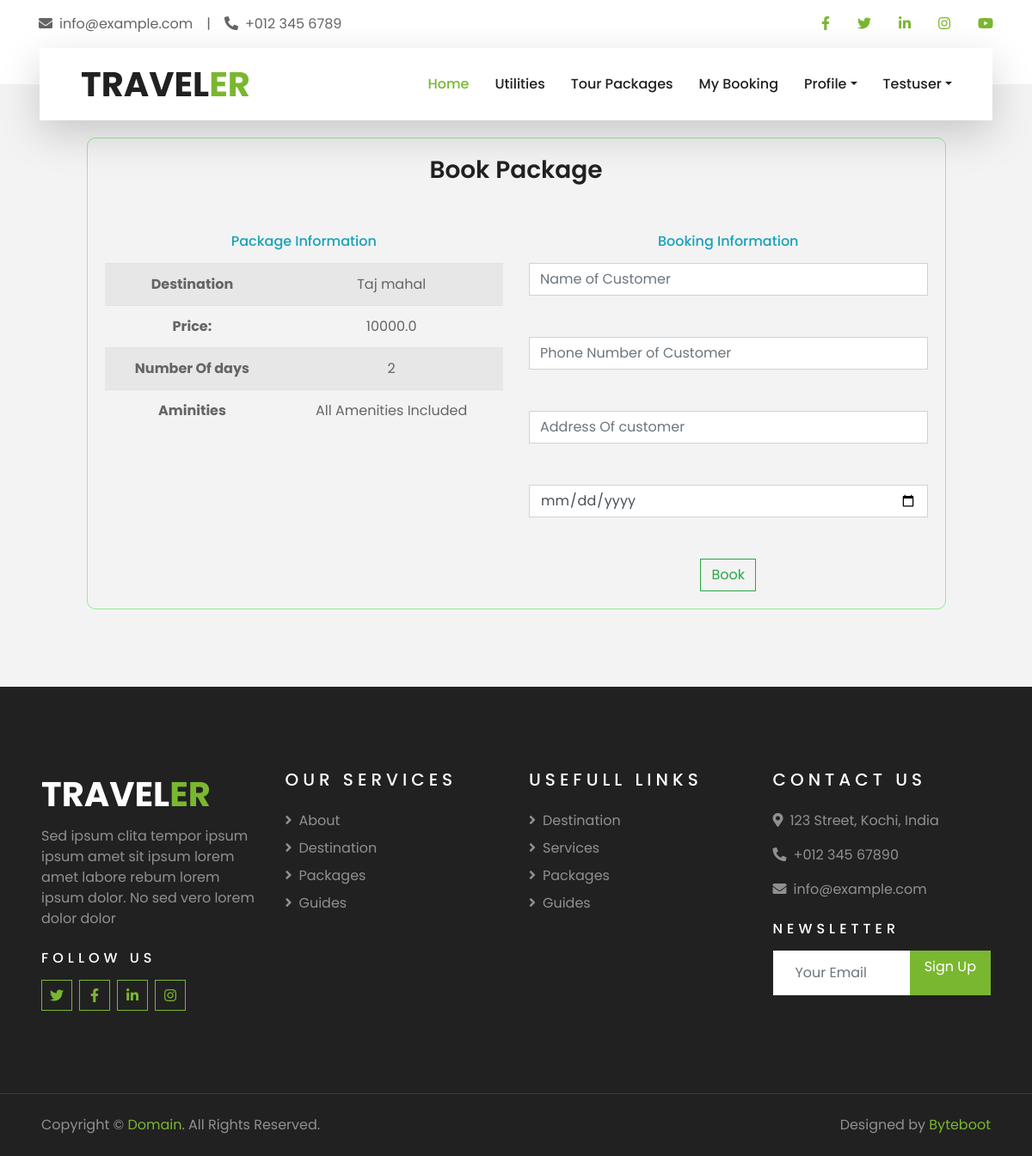
The app's page /destinations/BookPackage/2 (signed in) with its own data.
### Destinations/models.py (models this page shows)
class Packages(models.Model):
    destination = models.ForeignKey(Destination, on_delete = models.CASCADE)
    key_words = models.CharField(max_length=255)
    image = models.FileField(upload_to="package_image")
    number_of_days = models.IntegerField()
    number_of_nights = models.IntegerField()
    number_of_persons = models.IntegerField()
    amount = models.FloatField()
    description = models.CharField(max_length=1000)
    raings = models.IntegerField(null=True,blank=True)
    number_of_rators = models.IntegerField(null=True,blank=True)

class Destination(models.Model):
    destination_name = models.CharField(max_length=255)
    key_words = models.CharField(max_length=255)
    image = models.FileField(upload_to="destination_image")
    place = models.CharField(max_length=255)
    district = models.CharField(max_length=255)
    contry = models.ForeignKey(Contry, on_delete=models.CASCADE)
    date = models.DateField(auto_now_add=True)
    attractions = models.CharField(max_length=1000)
    address = models.TextField(max_length=1000)
    postel_code = models.IntegerField()
    def __str__(self):
        return self.destination_name

### Destinations/views.py (the view, shortened to what this page needs)
# urls.py: path("BookPackage/<int:pk>",views.BookPackage,name="BookPackage"),
@login_required(login_url="SignIn")
def BookPackage(request,pk):
    package = Packages.objects.get(id = pk)
    context = {
        "package":package
    }
    return render(request, "bookpackage.html",context)

### templates/bookpackage.html (shortened to what this page needs)
{% extends "index.html" %}
{% block content %}
<div class="container">
    <div class="content">
        <h3>Book Package</h3>
        <br><br>
        <div class="row">
            <div class="col-md-6">
                <h6 class="text-info mb-3">Package Information</h6>
                <table class="table table-striped border-0">
                    <tr>
                        <th>
                            Destination
                        </th>
                        <td>
                            {{package.destination}}
                        </td>
                    </tr>
                    <tr>
                        <th>Price:</th>
                        <td>{{package.amount}}</td>
                    </tr>
                    <tr>
                        <th>Number Of days</th>
                        <td>{{package.number_of_days}}</td>
                    </tr>
                    <tr>
                        <th>Aminities</th>
                        <td>{{package.description}}</td>
                    </tr>
                </table>
            </div>
            <div class="col-md-6">
                <h6 class="text-info mb-3">Booking Information</h6>
                <form method="post">
                    <input type="text" placeholder="Name of Customer" class="form-control" name="name" required><br><br>
                    <input type="text" placeholder="Phone Number of Customer" class="form-control" name="phone" required> <br><br>
                    <input type="text" placeholder="Address Of customer" class="form-control" name="address" required><br><br>
                    <input type="date"  class="form-control" name="date" required><br><br>
                    <button type="submit" class="btn btn-outline-success">Book</button>
                </form>
            </div>
        </div>
    </div>
</div>
{% endblock %}

### templates/index.html (shortened to what this page needs)
<!DOCTYPE html>
{% load static %}
<html lang="en">
<head>
    <link rel="stylesheet" href="https://cdn.jsdelivr.net/npm/bootstrap-icons@1.11.3/font/bootstrap-icons.min.css">
    <link href="https://cdnjs.cloudflare.com/ajax/libs/font-awesome/5.10.0/css/all.min.css" rel="stylesheet">
    <link href="{%static 'lib/owlcarousel/assets/owl.carousel.min.css' %}" rel="stylesheet">
    <link href="{%static 'lib/tempusdominus/css/tempusdominus-bootstrap-4.min.css' %}" rel="stylesheet" />
    <link href="{%static 'css/style.css' %}" rel="stylesheet">
</head>
<body>
    <div class="container-fluid bg-light pt-3 d-none d-lg-block">
        <div class="container">
            <div class="row">
                <div class="col-lg-6 text-center text-lg-left mb-2 mb-lg-0">
                    <div class="d-inline-flex align-items-center">
                        <p><i class="fa fa-envelope mr-2"></i>info@example.com</p>
                        <p class="text-body px-3">|</p>
                        <p><i class="fa fa-phone-alt mr-2"></i>+012 345 6789</p>
                    </div>
                </div>
                <div class="col-lg-6 text-center text-lg-right">
                    <div class="d-inline-flex align-items-center">
                        <a class="text-primary px-3" href="">
                            <i class="fab fa-facebook-f"></i>
                        </a>
                        <a class="text-primary px-3" href="">
                            <i class="fab fa-twitter"></i>
                        </a>
                        <a class="text-primary px-3" href="">
                            <i class="fab fa-linkedin-in"></i>
                        </a>
                        <a class="text-primary px-3" href="">
                            <i class="fab fa-instagram"></i>
                        </a>
                        <a class="text-primary pl-3" href="">
                            <i class="fab fa-youtube"></i>
                        </a>
                    </div>
                </div>
            </div>
        </div>
    </div>
    <div class="container-fluid position-relative nav-bar p-0">
        <div class="container-lg position-relative p-0 px-lg-3" style="z-index: 9;">
            <nav class="navbar navbar-expand-lg bg-light navbar-light shadow-lg py-3 py-lg-0 pl-3 pl-lg-5">
                <a href="" class="navbar-brand">
                    <h1 class="m-0 text-primary"><span class="text-dark">TRAVEL</span>ER</h1>
                </a>
                <div class="collapse navbar-collapse justify-content-between px-3" id="navbarCollapse">
                    <div class="navbar-nav ml-auto py-0">
                        <a href="{%url 'IndexOne'%}" class="nav-item nav-link active">Home</a>
                        <a href="{%url 'Index'%}" class="nav-item nav-link ">Utilities</a>
                        <a href="#package" class="nav-item nav-link">Tour Packages</a>
                        {% if request.user.is_authenticated %}
                        <a href="{%url 'Mybookings' %}" class="nav-item nav-link">My Booking</a>
                        <div class="nav-item dropdown">
                            <a href="#" class="nav-link dropdown-toggle" data-toggle="dropdown">Profile</a>
                        </div>
                        <div class="nav-item dropdown">
                            <a href="#" class="nav-link dropdown-toggle" data-toggle="dropdown">{{request.user.first_name}}</a>
                        </div>
                        {% endif %}
                    </div>
                </div>
            </nav>
        </div>
    </div>
    {% block content %}{% endblock %}
    <div class="container-fluid bg-dark text-white-50 py-5 px-sm-3 px-lg-5" style="margin-top: 90px;">
        <div class="row pt-5">
            <div class="col-lg-3 col-md-6 mb-5">
                <a href="" class="navbar-brand">
                    <h1 class="text-primary"><span class="text-white">TRAVEL</span>ER</h1>
                </a>
                <p>Sed ipsum clita tempor ipsum ipsum amet sit ipsum lorem amet labore rebum lorem ipsum dolor. No sed vero lorem dolor dolor</p>
                <h6 class="text-white text-uppercase mt-4 mb-3" style="letter-spacing: 5px;">Follow Us</h6>
                <div class="d-flex justify-content-start">
                    <a class="btn btn-outline-primary btn-square mr-2" href="#"><i class="fab fa-twitter"></i></a>
                    <a class="btn btn-outline-primary btn-square mr-2" href="#"><i class="fab fa-facebook-f"></i></a>
                    <a class="btn btn-outline-primary btn-square mr-2" href="#"><i class="fab fa-linkedin-in"></i></a>
                    <a class="btn btn-outline-primary btn-square" href="#"><i class="fab fa-instagram"></i></a>
                </div>
            </div>
            <div class="col-lg-3 col-md-6 mb-5">
                <h5 class="text-white text-uppercase mb-4" style="letter-spacing: 5px;">Our Services</h5>
                <div class="d-flex flex-column justify-content-start">
                    <a class="text-white-50 mb-2" href="#"><i class="fa fa-angle-right mr-2"></i>About</a>
                    <a class="text-white-50 mb-2" href="#desti"><i class="fa fa-angle-right mr-2"></i>Destination</a>
                    <a class="text-white-50 mb-2" href="#package"><i class="fa fa-angle-right mr-2"></i>Packages</a>
                    <a class="text-white-50 mb-2" href="#guides"><i class="fa fa-angle-right mr-2"></i>Guides</a>
                </div>
            </div>
            <div class="col-lg-3 col-md-6 mb-5">
                <h5 class="text-white text-uppercase mb-4" style="letter-spacing: 5px;">Usefull Links</h5>
                <div class="d-flex flex-column justify-content-start">
                    <a class="text-white-50 mb-2" href="#desti"><i class="fa fa-angle-right mr-2"></i>Destination</a>
                    <a class="text-white-50 mb-2" href="#"><i class="fa fa-angle-right mr-2"></i>Services</a>
                    <a class="text-white-50 mb-2" href="#"><i class="fa fa-angle-right mr-2"></i>Packages</a>
                    <a class="text-white-50 mb-2" href="#guides"><i class="fa fa-angle-right mr-2"></i>Guides</a>
                </div>
            </div>
            <div class="col-lg-3 col-md-6 mb-5">
                <h5 class="text-white text-uppercase mb-4" style="letter-spacing: 5px;">Contact Us</h5>
                <p><i class="fa fa-map-marker-alt mr-2"></i>123 Street, Kochi, India</p>
                <p><i class="fa fa-phone-alt mr-2"></i>+012 345 67890</p>
                <p><i class="fa fa-envelope mr-2"></i>info@example.com</p>
                <h6 class="text-white text-uppercase mt-4 mb-3" style="letter-spacing: 5px;">Newsletter</h6>
                <div class="w-100">
                    <div class="input-group">
                        <input type="text" class="form-control border-light" style="padding: 25px;" placeholder="Your Email">
                        <div class="input-group-append">
                            <a href="{%url 'SignUp' %}" class="btn btn-primary px-3">Sign Up</a>
                        </div>
                    </div>
                </div>
            </div>
        </div>
    </div>
    <div class="container-fluid bg-dark text-white border-top py-4 px-sm-3 px-md-5" style="border-color: rgba(256, 256, 256, .1) !important;">
        <div class="row">
            <div class="col-lg-6 text-center text-md-left mb-3 mb-md-0">
                <p class="m-0 text-white-50">Copyright &copy; <a href="#">Domain</a>. All Rights Reserved.</a>
                </p>
            </div>
            <div class="col-lg-6 text-center text-md-right">
                <p class="m-0 text-white-50">Designed by <a href="#">Byteboot</a>
                </p>
            </div>
        </div>
    </div>
</body>
</html>

### templates/bookpackage.html (style rules this page uses)
.content { width:90%; margin: auto; margin-top: 20px; margin-bottom: 20px; border-radius: 10px; border: 1px solid lightgreen; padding: 20px; text-align: center; }

### records on screen
Packages: destination "Taj mahal", amount "10000.0", number_of_days "2", description "All Amenities Included"

### other values on screen
{{ request.user.first_name }} "Testuser"
